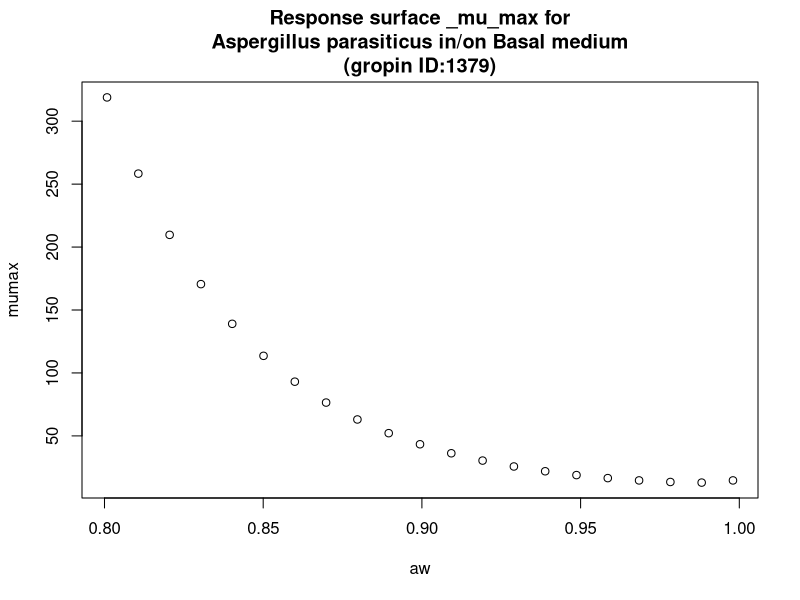

The R source for this figure:
#############################
# start of Parameter script
#############################
aw <- seq(0.8008,0.998001998001998,length.out=21)
#############################
# end of Parameter script
#############################
############################# 
# start of Model script Gropin ID 1379 
#############################
 
# constant coefficients for this model
 
variables <- data.frame(aw)
argumentsPar <- unique.data.frame(expand.grid(variables))
 
# heart of the model
response_surface <- function(aw) {
   mumax <-exp(2.910-6.346*sqrt(1-aw)+28.55*(sqrt(1-aw))^2)

	return(mumax=mumax)
} 

# output parameters
responseSurface <- cbind(argumentsPar,response_surface(argumentsPar['aw']))
colnames(responseSurface) <- c(colnames(argumentsPar),'mumax')
#############################
# End of Model script
#############################
############################# 
# start of Visualisation script Gropin ID 1379 
#############################
titleText <-'Response surface _mu_max for
Aspergillus parasiticus in/on Basal medium
(gropin ID:1379)'
plot(aw,responseSurface$'mumax',xlab='aw',
                          ylab='mumax',main=titleText)
#############################
# End of Visualisation script
#############################
